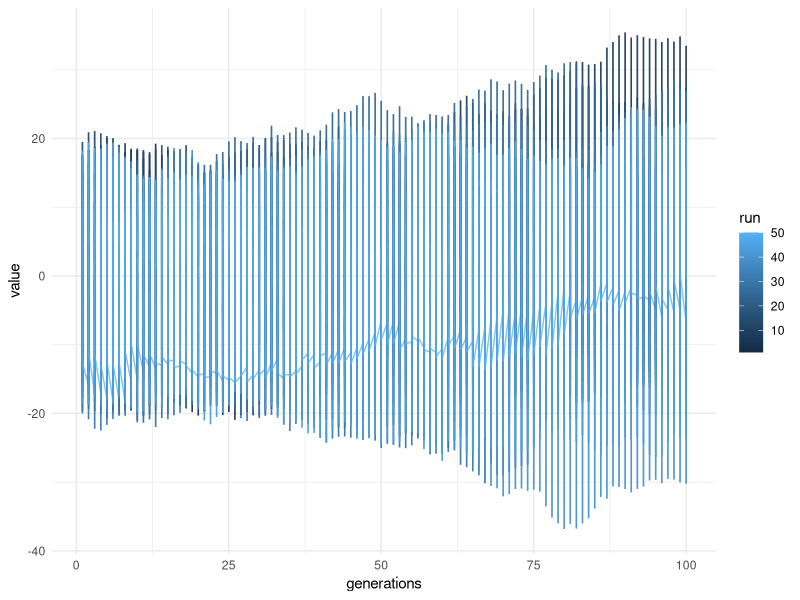
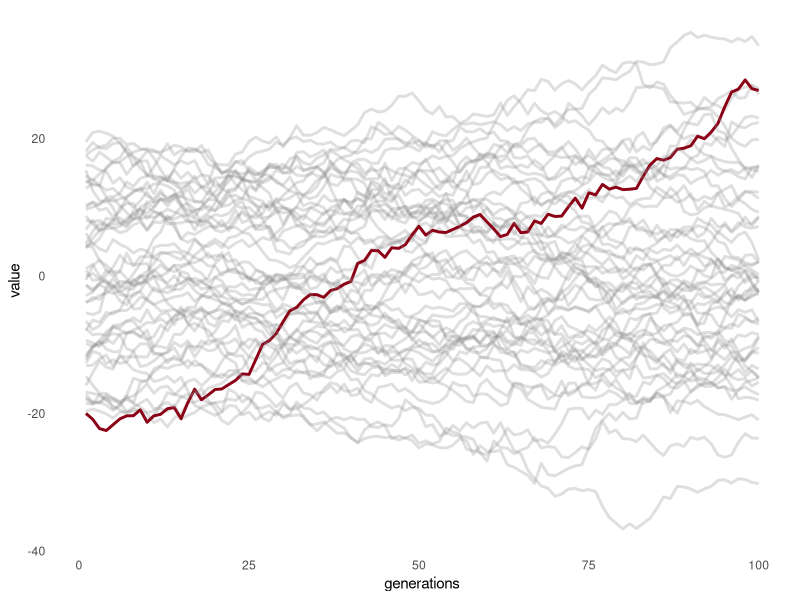
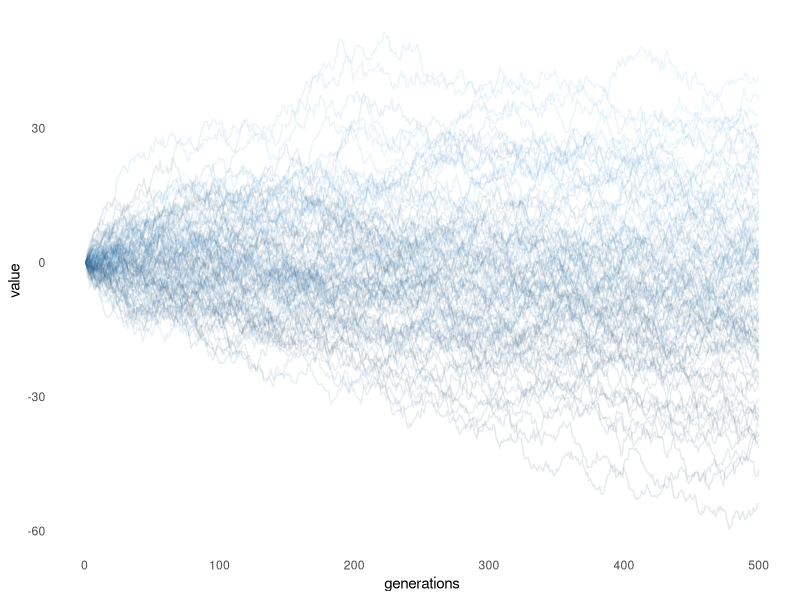
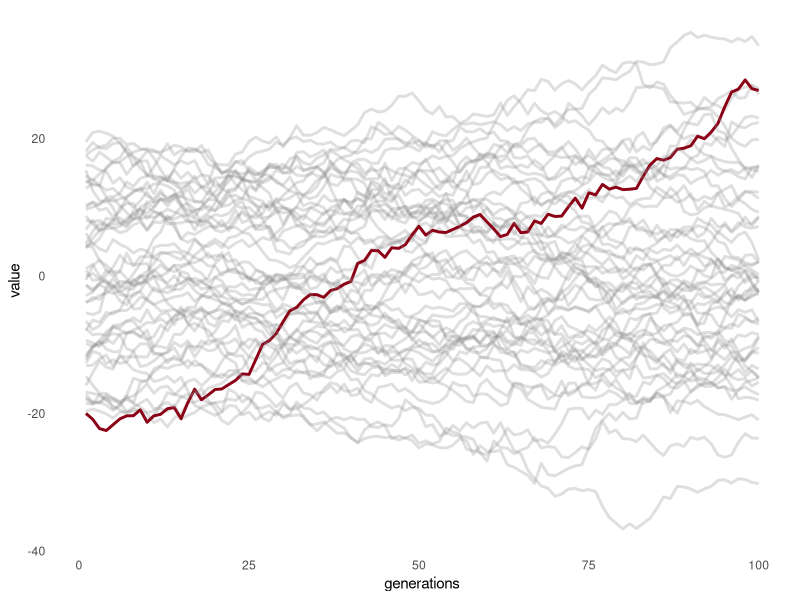
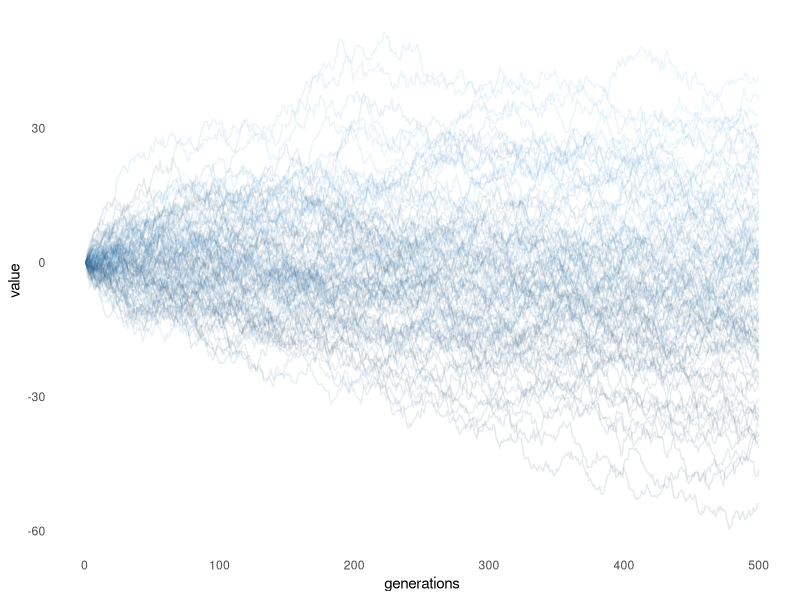

These figures' R source, in order:
# data viz
# Jeff Oliver
# jcoliver@arizona.edu
# 2021-07-27

library(ggplot2)
library(dplyr)

# Do a brownian motion
gens <- 100
start <- 0
runs <- 50
special_run <- sample(x = 1:runs, size = 1)

for (i in 1:runs) {
  if (i == 1) {
    data <- NULL
  }
  one_run <- data.frame(run = i,
                        generations = 1:gens,
                        value = NA)
  one_run$special <- dplyr::if_else(i == special_run, true = TRUE, false = FALSE)
  # We want one run to have positive trend
  if (i == special_run) {
    start <- -20
  } else {
    start <- runif(n = 1, min = -20, max = 20)
  }
  
  one_run$value[1] <- start
  for (j in 2:gens) {
    if (i == special_run) {
      one_run$value[j] <- one_run$value[j - 1] + rnorm(n = 1, mean = 0.5)
    } else {
      one_run$value[j] <- one_run$value[j - 1] + rnorm(n = 1)
    }
  }
  if (is.null(data)) {
    data <- one_run
  } else {
    data <- data %>%
      bind_rows(one_run)
  }
}


ggplot(data = data, mapping = aes(x = generations, y = value, color = run)) +
  geom_line(alpha = 0.75) +
  theme_minimal()

grey_lines <- ggplot(data = data, mapping = aes(x = generations, 
                                                y = value, 
                                                group = run,
                                                color = special)) +
  geom_line(size = 1) +
  # Setting different transparency for grey lines (77) and red line (CC)
  scale_color_manual(values = c("#88888844", "#8B0015FF")) +
  theme_minimal() +
  theme(panel.grid = element_blank(),
        legend.position = "none")
grey_lines
ggsave(filename = "output/flyer-grey.svg", grey_lines)

# Another brownian motion, coloring lines by where they end up

gens <- 500
start <- 0
runs <- 100
for (i in 1:runs) {
  if (i == 1) {
    data <- NULL
  }
  one_run <- data.frame(run = i,
                        generations = 1:gens,
                        value = NA)
  one_run$value[1] <- start
  for (j in 2:gens) {
    one_run$value[j] <- one_run$value[j - 1] + rnorm(n = 1)
  }
  # Need to add a column with ending value to use for coloring
  one_run$end <- one_run$value[gens]
  if (is.null(data)) {
    data <- one_run
  } else {
    data <- data %>%
      bind_rows(one_run)
  }
}

colored_lines <- ggplot(data = data, mapping = aes(x = generations, 
                                                y = value, 
                                                group = run,
                                                color = end)) +
  geom_line(alpha = 0.1, size = 0.5) +
  # Setting different transparency for grey lines (77) and red line (CC)
  # scale_color_manual(values = c("#88888877", "#8B0015AA")) +
  theme_minimal() +
  theme(panel.grid = element_blank(),
        legend.position = "none")
colored_lines
ggsave(filename = "output/flyer-colors.svg", colored_lines)
